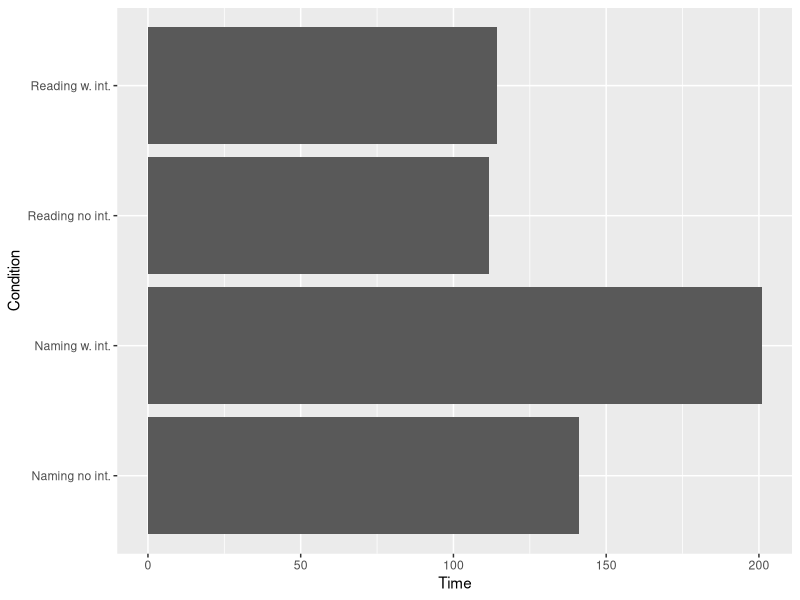
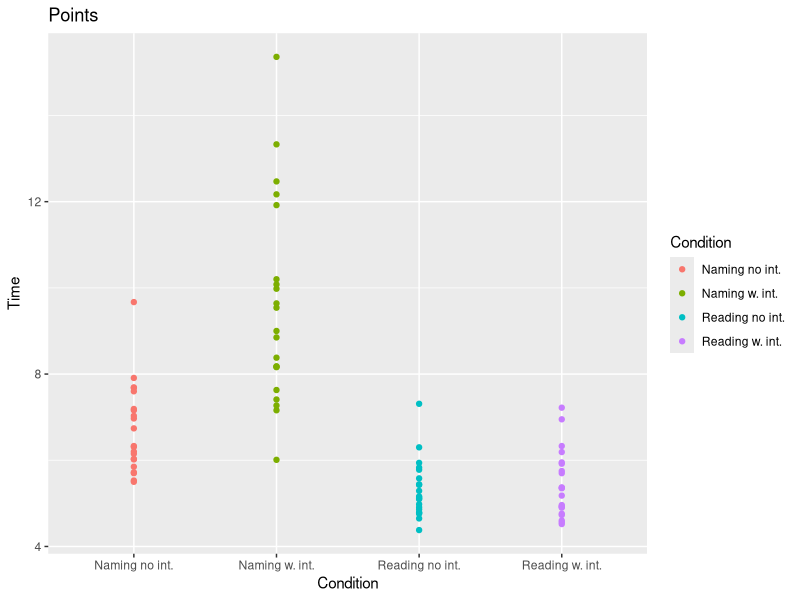
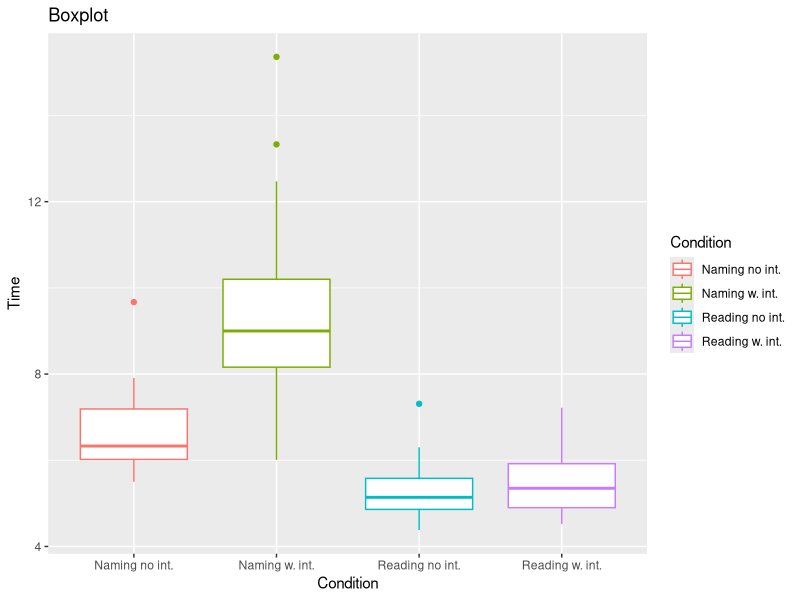
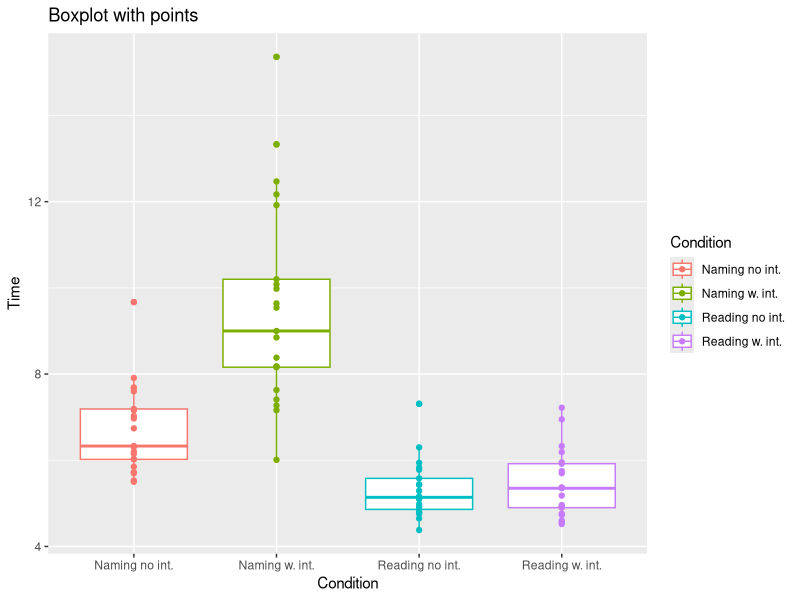
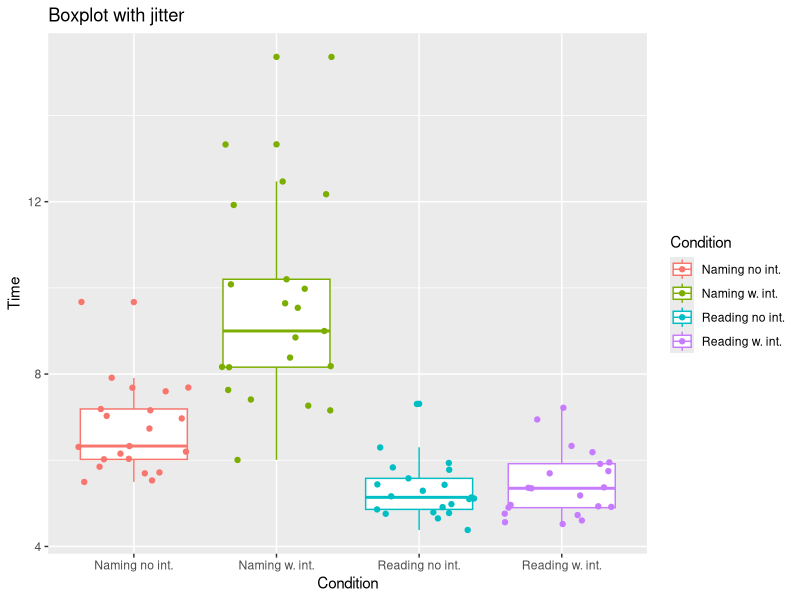
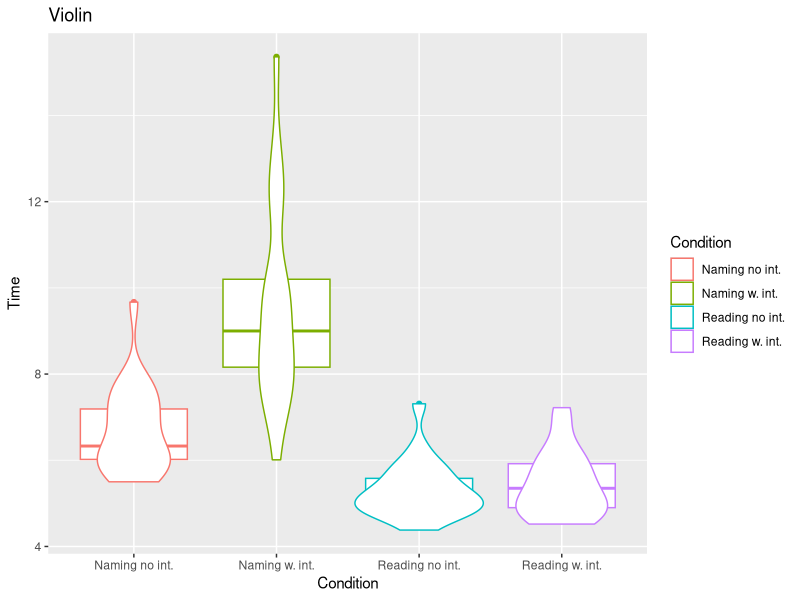
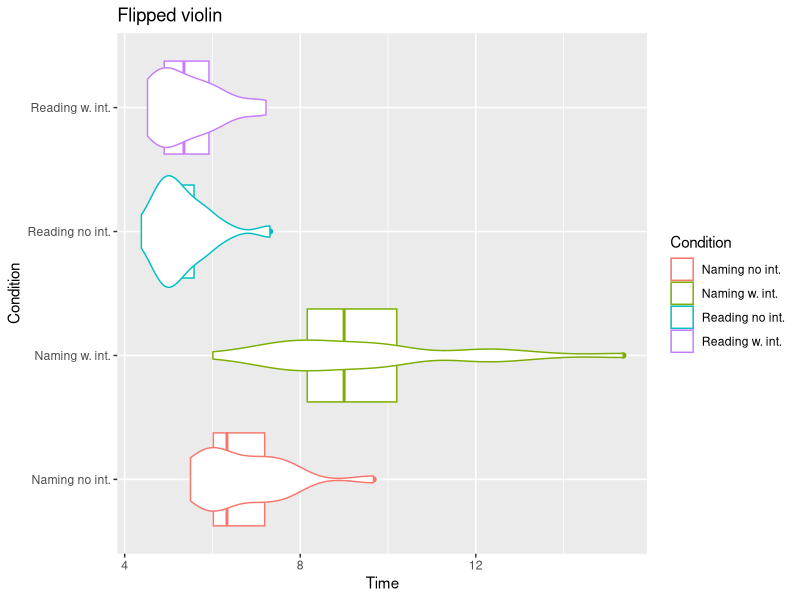
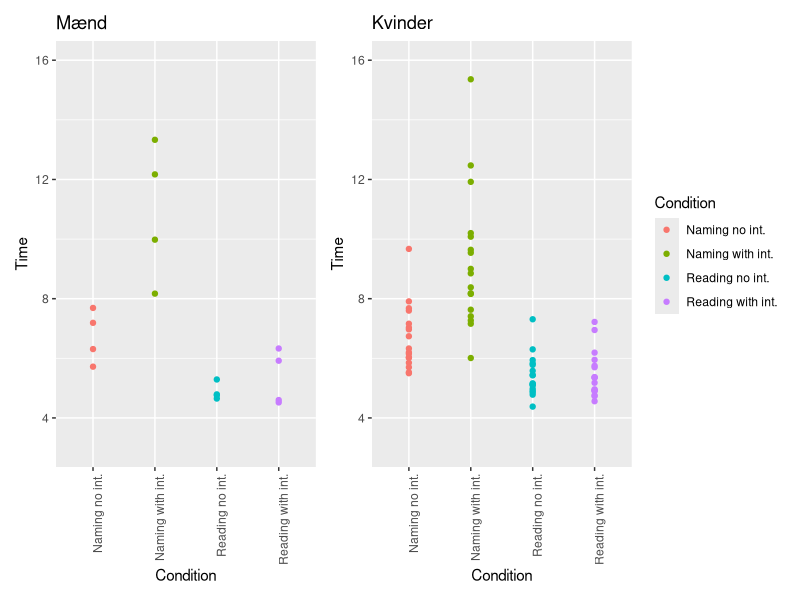

R code for these plots, in order:
## ---- chunk 1
knitr::opts_chunk$set(message=FALSE,warning=FALSE, cache=TRUE)
## ---- chunk 2
rm(list = ls())
df <- read.csv("animals.csv", sep = ";")
## ---- chunk 3
df$Participant.ID <- NULL
df$Køn <- NULL
df$Timers.søvn <- NULL
df$Prøvet.før. <- NULL
df$Andre.noter <- NULL
## ---- chunk 4
library(tidyverse)
## ---- chunk 5
colnames(df)[1] <- "Reading no int."
colnames(df)[2] <- "Naming no int."
colnames(df)[3] <- "Reading w. int."
colnames(df)[4] <- "Naming w. int."
## ---- chunk 6
df_long <- gather(df, key = "Condition", value = "Time")
#Se listen
head(df_long)
## ---- chunk 7
ggplot(df_long, aes(x = Condition, y = Time)) +
  geom_bar(stat = "identity") +
  coord_flip()
## ---- chunk 8
ggplot(df_long, aes(x = Condition, y = Time, color = Condition)) +
  geom_point() +
  labs(title = "Points")
ggplot(df_long, aes(x = Condition, y = Time, color = Condition)) +
  geom_boxplot() +
  labs(title = "Boxplot")
ggplot(df_long, aes(x = Condition, y = Time, color = Condition)) +
  geom_boxplot() +
  geom_point() +
  labs(title = "Boxplot with points")
ggplot(df_long, aes(x = Condition, y = Time, color = Condition)) +
  geom_boxplot() +
  geom_jitter() +
  labs(title = "Boxplot with jitter")
ggplot(df_long, aes(x = Condition, y = Time, color = Condition)) +
  geom_boxplot() +
  geom_violin() +
  labs(title = "Violin")
ggplot(df_long, aes(x = Condition, y = Time, color = Condition)) +
  geom_boxplot() +
  geom_violin() +
  coord_flip() +
  labs(title = "Flipped violin")
## ---- chunk 9
rm(list = ls())
df <- read.csv("animals.csv", sep = ";")
## ---- chunk 10
table(df$Køn)
## ---- chunk 11
df$Participant.ID <- NULL
df$Timers.søvn <- NULL
df$Prøvet.før. <- NULL
df$Andre.noter <- NULL
## ---- chunk 12
colnames(df)[1] <- "Reading no int."
colnames(df)[2] <- "Naming no int."
colnames(df)[3] <- "Reading with int."
colnames(df)[4] <- "Naming with int."
## ---- chunk 13
df$Køn <-  ifelse(df$Køn == "Mand", 1, 0)
## ---- chunk 14
Mænd <- subset(df, df$Køn == 1)
Kvinder <- subset(df, df$Køn == 0)
## ---- chunk 15
Kvinder$Køn <- NULL
Mænd$Køn <- NULL
## ---- chunk 16
Mænd_long <- gather(Mænd, key = "Condition", value = "Time")
Kvinder_long <- gather(Kvinder, key = "Condition", value = "Time")
## ---- chunk 17
library(patchwork)
mp <- ggplot(Mænd_long, aes(x = Condition, y = Time, color = Condition)) +
  geom_point() +
  ylim(3,16) +
  theme(legend.position = "none") +
  labs(title = "Mænd")
kp <- ggplot(Kvinder_long, aes(x = Condition, y = Time, color = Condition)) +
  geom_point() +
  ylim(3, 16) +
  labs(title = "Kvinder")
mp + theme(axis.text.x = element_text(angle = 90, hjust = 1)) + kp + theme(axis.text.x = element_text(angle = 90, hjust = 1))
mb <- ggplot(Mænd_long, aes(x = Condition, y = Time, color = Condition)) +
  geom_boxplot() +
  ylim(3, 16) +
  theme(legend.position = "none") +
  labs(title = "Mænd")
kb <- ggplot(Kvinder_long, aes(x = Condition, y = Time, color = Condition)) +
  geom_boxplot() +
  ylim(3, 16) +
  labs(title = "Kvinder")
mb + theme(axis.text.x = element_text(angle = 90, hjust = 1)) + kb + theme(axis.text.x = element_text(angle = 90, hjust = 1))
## ---- chunk 18
rm(list = ls())
df <- read.csv("animals.csv", sep = ";")
## ---- chunk 19
df$Participant.ID <- NULL
df$Køn <- NULL
df$Prøvet.før. <- NULL
df$Andre.noter <- NULL
## ---- chunk 20
colnames(df)[1] <- "Reading no int."
colnames(df)[2] <- "Naming no int."
colnames(df)[3] <- "Reading w. int."
colnames(df)[4] <- "Naming w. int."
## ---- chunk 21
p <- ggplot(df, aes(df$`Naming w. int.`, df$Timers.søvn)) +
  geom_point() +
  theme_classic() +
  geom_smooth(method = "lm", se = FALSE, col = "red") +
  ylab("Timers søvn") +
  xlab("Tid") +
  labs(title = "Naming with interference vs timer søvn")
p + annotate("text", x = 12, y = 8.5, label = "p-value 0.1093", color = "red")
## ---- chunk 22
nvst <- lm(df$`Naming w. int.` ~ df$Timers.søvn)
summary(nvst)
## ---- chunk 23
rm(list = ls())
df <- read.csv("animals.csv", sep = ";")
## ---- chunk 24
df$Participant.ID <- NULL
df$Køn <- NULL
df$Prøvet.før. <- NULL
df$Andre.noter <- NULL
## ---- chunk 25
colnames(df)[1] <- "Reading no int."
colnames(df)[2] <- "Naming no int."
colnames(df)[3] <- "Reading w. int."
colnames(df)[4] <- "Naming w. int."
## ---- chunk 26
p <- ggplot(df, aes(df$`Naming no int.`, df$Timers.søvn)) +
  geom_point() +
  theme_classic() +
  geom_smooth(method = "lm", se = FALSE, col = "red") +
  ylab("Timers søvn") +
  xlab("Tid") +
  labs(title = "Naming no interference vs timer søvn")
p + annotate("text", x = 9, y = 8, label = "p-value: 0.7522", color = "red")
## ---- chunk 27
nvst <- lm(df$`Naming no int.` ~ df$Timers.søvn)
summary(nvst)
## ---- chunk 28
rm(list = ls())
df <- read.csv("animals.csv", sep = ";")
## ---- chunk 29
table(df$Prøvet.før.)
## ---- chunk 30
df$Participant.ID <- NULL
df$Køn <- NULL
df$Timers.søvn <- NULL
df$Andre.noter <- NULL
## ---- chunk 31
colnames(df)[1] <- "Reading no int."
colnames(df)[2] <- "Naming no int."
colnames(df)[3] <- "Reading w. int."
colnames(df)[4] <- "Naming w. int."
## ---- chunk 32
pf <- subset(df, df$Prøvet.før. == "Ja")
ipf <- subset(df, df$Prøvet.før. == "Nej")
## ---- chunk 33
pf$Prøvet.før. <- NULL
ipf$Prøvet.før. <- NULL
## ---- chunk 34
pf_long <- gather(pf, key = "Condition", value = "Time")
pf_long$Time <- as.numeric(pf_long$Time)
ipf_long <- gather(ipf, key = "Condition", value = "Time")
ipf_long$Time <- as.numeric(ipf_long$Time)
## ---- chunk 35
p <- ggplot(pf_long, aes(x = Condition, y = Time, color = Condition)) +
  geom_point() +
  theme_classic() +
  ylim(0, 16) +
  labs(title = "Har prøvet før") +
 theme(legend.position = 'none')
b <- ggplot(ipf_long, aes(x = Condition, y = Time, color = Condition)) +
  geom_point() +
  theme_classic() +
  ylim(0, 16) +
  labs(title = "Har ikke prøvet før")
p + theme(axis.text.x = element_text(angle = 90, hjust = 1)) + b + theme(axis.text.x = element_text(angle = 90, hjust = 1))
## ---- chunk 36
n <- ggplot(pf_long, aes(x = Condition, y = Time, color = Condition)) +
  geom_boxplot() +
  theme_classic() +
  ylim(0, 16) +
  labs(title = "Har prøvet før") +
  theme(legend.position = "none")
m <- ggplot(ipf_long, aes(x = Condition, y = Time, color = Condition)) +
  geom_boxplot() +
  theme_classic() +
  ylim(0, 16) +
  labs(title = "Har ikke prøvet før")
n + theme(axis.text.x = element_text(angle = 90, hjust = 1)) + m + theme(axis.text.x = element_text(angle = 90, hjust = 1))
## ---- chunk 37
c <- ggplot(pf_long, aes(x = Condition, y = Time, color = Condition)) +
  geom_violin() +
  theme_classic() +
  ylim(0, 16) +
  labs(title = "Har prøvet før") +
   theme(legend.position = "none")
v <- ggplot(ipf_long, aes(x = Condition, y = Time, color = Condition)) +
  geom_violin() +
  theme_classic() +
  ylim(0, 16) +
  labs(title = "Har ikke prøvet før")
c + theme(axis.text.x = element_text(angle = 90, hjust = 1)) + v + theme(axis.text.x = element_text(angle = 90, hjust = 1))
